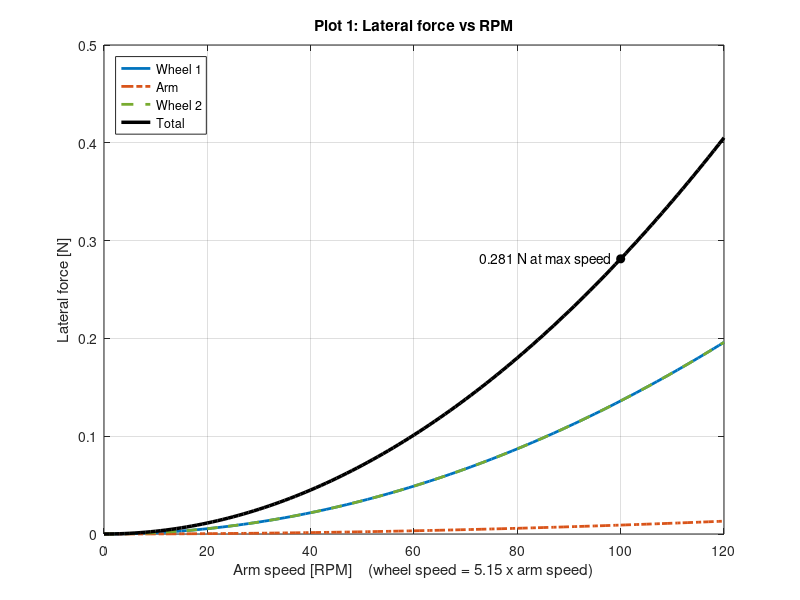
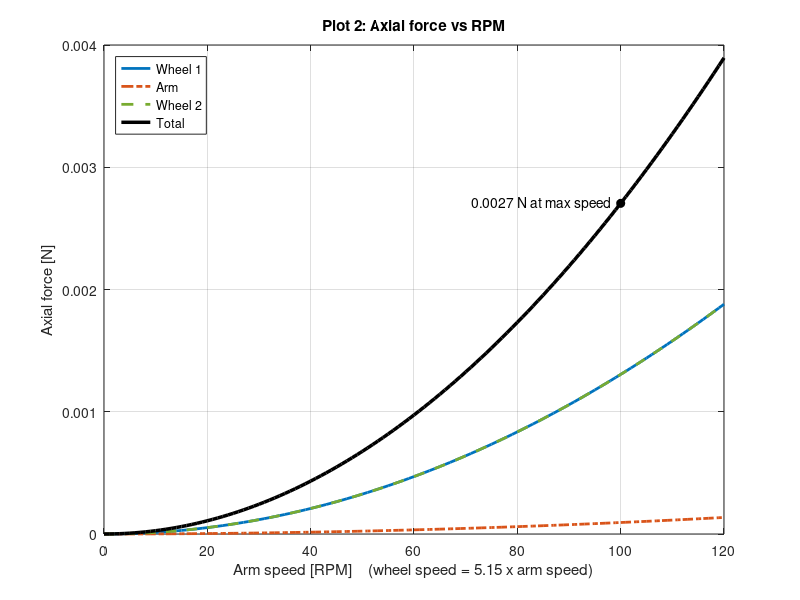

Recreate these plots in MATLAB, in order.
%% ========================================================================
%  INDUCED VIBRATION ANALYSIS
%  Forces and moments induced by two momentum wheels, one rotating arm,
%  and their bearings
%
%  Sources:
%    1. IMBALANCE (each rotor), once per revolution (1x RPM)
%       - Static imbalance  : center of mass is off the spin axis -> lateral force
%                             F = mass x eccentricity x speed^2
%       - Dynamic imbalance : rotor sits slightly tilted          -> moment
%                             M = (Izz - I_perpendicular) x tilt x speed^2
%
%    2. BEARINGS (each rotor's tapered roller bearing pair)
%       Rollers passing over tiny bumps on the rings give small kicks at
%       harmonics of the rotor's RPM (cage, cup pass, cone pass, roller spin).
%       - Harmonic numbers come from the bearing geometry (exact).
%       - Kick strength = bearing_kick_ratio x static imbalance force (estimate).
%       - Tapered rollers push at the cup angle, so every kick also has an
%         axial part: axial = lateral x tan(cup angle).
%
%    3. TWIST (each rotor)
%       Motor reaction torque on the shaft during spin-up / spin-down:
%       Mz = Izz x speed / ramp time
%
%  Directions:
%    lateral = sideways (perpendicular to the shaft)
%    axial   = along the shaft (spin axis)
%
%  How to use:
%    1. Edit SECTION 1 only (your numbers).
%    2. Run the script.
%    3. Your answer is the "YOUR ANSWER" box at the very bottom of the
%       Command Window: Fx, Fy, Fz, Mx, My, Mz for each rotor and the total.
%       Everything above it is supporting detail. The same numbers are
%       saved as final_Fx_N ... final_Mz_Nm in the Workspace.
%  ========================================================================

clear; clc;
fprintf('Calculating...\n');


%% ========================================================================
%  SECTION 1: INPUTS  (this is the only section you need to edit)
%  ========================================================================

% ------------------------------------------------------------------------
% 1A. GENERAL
% ------------------------------------------------------------------------
spin_up_time_s       = 10;     % [s] time to go from 0 to max speed   (for the twist)
spin_down_time_s     = 10;     % [s] time to go from max speed to 0    (for the twist)
reference_position_m = 0;      % [m] point along the shaft where total moments are reported
bearing_kick_ratio   = 0.01;   % [-] each bearing harmonic = this fraction of the static imbalance force (0.01 = 1%)
report_arm_rpm       = [50 200];  % [RPM] extra arm speeds to get results at (wheels follow at the same
                                  %       ratio as the max speeds). Use [] for none.

% ------------------------------------------------------------------------
% 1B. WHEEL 1
% ------------------------------------------------------------------------
wheel1_name               = 'Wheel 1';
wheel1_mass_kg            = 3.0;      % [kg]     rotating mass only
wheel1_eccentricity_um    = 15;       % [um]     center of mass offset from the spin axis
wheel1_Ixx_kgm2           = 0.017;    % [kg*m^2] from CAD, at the center of mass
wheel1_Iyy_kgm2           = 0.017;    % [kg*m^2] from CAD, at the center of mass
wheel1_Izz_kgm2           = 0.034;    % [kg*m^2] from CAD, about the shaft
wheel1_tilt_deg           = 0.04;     % [deg]    how crooked it sits on the shaft
wheel1_max_speed_rpm      = 515;      % [RPM]
wheel1_spin_direction     = -1;       % +1 or -1
wheel1_position_m         = -0.200;   % [m]      center of mass position along the shaft

wheel1_bearing_rollers        = 15;   % [-]   number of rollers      (bearing catalog)
wheel1_bearing_roller_dia_mm  = 7;    % [mm]  mean roller diameter   (bearing catalog)
wheel1_bearing_pitch_dia_mm   = 39;   % [mm]  pitch diameter         (bearing catalog)
wheel1_bearing_cup_angle_deg  = 14;   % [deg] cup (contact) angle    (bearing catalog)

% ------------------------------------------------------------------------
% 1C. ARM
% ------------------------------------------------------------------------
arm_name                  = 'Arm';
arm_mass_kg               = 4.0;      % [kg]     rotating mass only
arm_eccentricity_um       = 20;       % [um]     center of mass offset from the spin axis
arm_Ixx_kgm2              = 0.340;    % [kg*m^2] from CAD, at the center of mass
arm_Iyy_kgm2              = 0.004;    % [kg*m^2] from CAD (about the arm's own length)
arm_Izz_kgm2              = 0.350;    % [kg*m^2] from CAD, about the shaft
arm_tilt_deg              = 0.03;     % [deg]    how crooked it sits on the shaft
arm_max_speed_rpm         = 100;      % [RPM]
arm_spin_direction        = +1;       % +1 or -1
arm_position_m            = 0.000;    % [m]      center of mass position along the shaft

arm_bearing_rollers           = 20;   % [-]   number of rollers      (bearing catalog)
arm_bearing_roller_dia_mm     = 8;    % [mm]  mean roller diameter   (bearing catalog)
arm_bearing_pitch_dia_mm      = 55;   % [mm]  pitch diameter         (bearing catalog)
arm_bearing_cup_angle_deg     = 15;   % [deg] cup (contact) angle    (bearing catalog)

% ------------------------------------------------------------------------
% 1D. WHEEL 2
% ------------------------------------------------------------------------
wheel2_name               = 'Wheel 2';
wheel2_mass_kg            = 3.0;      % [kg]     rotating mass only
wheel2_eccentricity_um    = 15;       % [um]     center of mass offset from the spin axis
wheel2_Ixx_kgm2           = 0.017;    % [kg*m^2] from CAD, at the center of mass
wheel2_Iyy_kgm2           = 0.017;    % [kg*m^2] from CAD, at the center of mass
wheel2_Izz_kgm2           = 0.034;    % [kg*m^2] from CAD, about the shaft
wheel2_tilt_deg           = 0.04;     % [deg]    how crooked it sits on the shaft
wheel2_max_speed_rpm      = 515;      % [RPM]
wheel2_spin_direction     = -1;       % +1 or -1
wheel2_position_m         = 0.200;    % [m]      center of mass position along the shaft

wheel2_bearing_rollers        = 15;   % [-]   number of rollers      (bearing catalog)
wheel2_bearing_roller_dia_mm  = 7;    % [mm]  mean roller diameter   (bearing catalog)
wheel2_bearing_pitch_dia_mm   = 39;   % [mm]  pitch diameter         (bearing catalog)
wheel2_bearing_cup_angle_deg  = 14;   % [deg] cup (contact) angle    (bearing catalog)

% ------------------------------------------------------------------------
% 1E. PLOTS
% ------------------------------------------------------------------------
make_plots  = true;    % true = draw the 2 plots
save_plots  = false;   % true = also save them as PNG files
plot_folder = 'Induced_Vibration_Plots';


%% ========================================================================
%  SECTION 2: PUT THE THREE ROTORS SIDE BY SIDE
%  Every quantity is a row of 3 numbers: [Wheel 1, Arm, Wheel 2]
%  ========================================================================

rotor_names     = {wheel1_name, arm_name, wheel2_name};
number_of_rotors = 3;
arm_index       = 2;

mass_kg          = [wheel1_mass_kg,         arm_mass_kg,         wheel2_mass_kg];
eccentricity_um  = [wheel1_eccentricity_um, arm_eccentricity_um, wheel2_eccentricity_um];
Ixx_kgm2         = [wheel1_Ixx_kgm2,        arm_Ixx_kgm2,        wheel2_Ixx_kgm2];
Iyy_kgm2         = [wheel1_Iyy_kgm2,        arm_Iyy_kgm2,        wheel2_Iyy_kgm2];
Izz_kgm2         = [wheel1_Izz_kgm2,        arm_Izz_kgm2,        wheel2_Izz_kgm2];
tilt_deg         = [wheel1_tilt_deg,        arm_tilt_deg,        wheel2_tilt_deg];
max_speed_rpm    = [wheel1_max_speed_rpm,   arm_max_speed_rpm,   wheel2_max_speed_rpm];
spin_direction   = [wheel1_spin_direction,  arm_spin_direction,  wheel2_spin_direction];
position_m       = [wheel1_position_m,      arm_position_m,      wheel2_position_m];

bearing_rollers       = [wheel1_bearing_rollers,       arm_bearing_rollers,       wheel2_bearing_rollers];
bearing_roller_dia_mm = [wheel1_bearing_roller_dia_mm, arm_bearing_roller_dia_mm, wheel2_bearing_roller_dia_mm];
bearing_pitch_dia_mm  = [wheel1_bearing_pitch_dia_mm,  arm_bearing_pitch_dia_mm,  wheel2_bearing_pitch_dia_mm];
bearing_cup_angle_deg = [wheel1_bearing_cup_angle_deg, arm_bearing_cup_angle_deg, wheel2_bearing_cup_angle_deg];


%% ========================================================================
%  SECTION 3: UNIT CONVERSIONS
%  ========================================================================

speed_rad_s      = max_speed_rpm * 2 * pi / 60;     % [rad/s]
speed_hz         = max_speed_rpm / 60;              % [Hz]  revolutions per second (1x RPM)
eccentricity_m   = eccentricity_um * 1e-6;          % [m]
tilt_rad         = tilt_deg * pi / 180;             % [rad]
lever_arm_m      = abs(position_m - reference_position_m);   % [m] distance to the reference point
ramp_time_s      = max(min(spin_up_time_s, spin_down_time_s), eps);


%% ========================================================================
%  SECTION 4: STATIC AND DYNAMIC IMBALANCE  (1x RPM)
%  ========================================================================

% Static imbalance: center of mass off the spin axis -> lateral force
static_imbalance_force_N = mass_kg .* eccentricity_m .* speed_rad_s .^ 2;

% Dynamic imbalance: rotor tilted on the spin axis -> moment
dynamic_imbalance_moment_Nm = max(abs(Izz_kgm2 - Ixx_kgm2), abs(Izz_kgm2 - Iyy_kgm2)) .* tilt_rad .* speed_rad_s .^ 2;


%% ========================================================================
%  SECTION 5: BEARING HARMONICS
%  ------------------------------------------------------------------------
%  Harmonic number h = number of kicks per revolution of that rotor.
%  Frequency = h x (rotor RPM / 60).
%  Cup (outer ring) rotates with the rotor, cone (inner ring) is on the
%  stationary shaft.
%  ========================================================================

harmonic_names   = {'Cage', 'Cup pass', 'Cone pass', 'Roller spin'};
number_of_harmonics = 4;
bearing_harmonic = zeros(number_of_rotors, number_of_harmonics);   % rows = rotors

for r = 1:number_of_rotors
    g = bearing_roller_dia_mm(r) * cosd(bearing_cup_angle_deg(r)) / bearing_pitch_dia_mm(r);
    bearing_harmonic(r, 1) = (1 + g) / 2;                                                   % cage
    bearing_harmonic(r, 2) = bearing_rollers(r) * (1 - g) / 2;                              % cup pass
    bearing_harmonic(r, 3) = bearing_rollers(r) * (1 + g) / 2;                              % cone pass
    bearing_harmonic(r, 4) = bearing_pitch_dia_mm(r) / (2 * bearing_roller_dia_mm(r)) * (1 - g ^ 2);  % roller spin
end

bearing_frequency_hz  = bearing_harmonic .* (speed_hz');                        % [Hz] rows = rotors
bearing_lateral_each_N = bearing_kick_ratio * static_imbalance_force_N;                           % one harmonic, sideways
bearing_axial_each_N   = bearing_lateral_each_N .* tand(bearing_cup_angle_deg);  % one harmonic, along the shaft
bearing_lateral_N      = number_of_harmonics * bearing_lateral_each_N;          % all 4 harmonics lined up
bearing_axial_N        = number_of_harmonics * bearing_axial_each_N;


%% ========================================================================
%  SECTION 6: TOTALS PER ROTOR AND FOR THE WHOLE SYSTEM  (worst case)
%  ------------------------------------------------------------------------
%  Worst case = every peak lines up at the same moment (safe design value).
%  ========================================================================

rotor_lateral_N = static_imbalance_force_N + bearing_lateral_N;   % lateral force of each rotor
rotor_axial_N   = bearing_axial_N;                             % axial force of each rotor (bearings only)
rotor_moment_Nm = dynamic_imbalance_moment_Nm + lever_arm_m .* rotor_lateral_N;   % dynamic imbalance + force x distance
rotor_twist_Nm  = Izz_kgm2 .* speed_rad_s / ramp_time_s;       % twist during spin-up / spin-down

total_lateral_N = sum(rotor_lateral_N);
total_axial_N   = sum(rotor_axial_N);
total_moment_Nm = sum(rotor_moment_Nm);
net_twist_Nm    = abs(sum(spin_direction .* Izz_kgm2 .* speed_rad_s)) / ramp_time_s;   % wheels cancel the arm


%% ========================================================================
%  SECTION 7: PRINTED RESULTS
%  ========================================================================

line_text = repmat('=', 1, 92);

% ---- Table 1: each rotor at max speed ----
fprintf('\n%s\n DETAIL 1: EACH ROTOR AT MAX SPEED\n%s\n', line_text, line_text);
fprintf('%-34s %14s %14s %14s\n', '', rotor_names{1}, rotor_names{2}, rotor_names{3});
fprintf('%-34s %14.0f %14.0f %14.0f\n', 'Speed [RPM]',                         max_speed_rpm .* spin_direction);
fprintf('%-34s %14.4g %14.4g %14.4g\n', 'Static imbalance force [N]',           static_imbalance_force_N);
fprintf('%-34s %14.4g %14.4g %14.4g\n', 'Bearing lateral force [N]',            bearing_lateral_N);
fprintf('%-34s %14.4g %14.4g %14.4g\n', 'Bearing axial force [N]',              bearing_axial_N);
fprintf('%-34s %14.4g %14.4g %14.4g\n', 'Dynamic imbalance moment [N*m]',       dynamic_imbalance_moment_Nm);
fprintf('%-34s %14.4g %14.4g %14.4g\n', 'Total moment at reference [N*m]',      rotor_moment_Nm);
fprintf('%-34s %14.4g %14.4g %14.4g\n', 'Twist during spin-up/down [N*m]',      rotor_twist_Nm);

% ---- Table 2: every disturbance with its frequency (harmonics of RPM) ----
fprintf('\n%s\n DETAIL 2: EVERY DISTURBANCE AT MAX SPEED  (frequency = harmonic x RPM / 60)\n%s\n', line_text, line_text);
fprintf('%-9s %-24s %10s %12s %14s %14s\n', 'Rotor', 'Source', 'Harmonic', 'Freq [Hz]', 'Lateral [N]', 'Axial [N]');
for r = 1:number_of_rotors
    fprintf('%-9s %-24s %10.3f %12.2f %14.4g %14.4g\n', rotor_names{r}, 'Static imbalance (1x)', 1, speed_hz(r), static_imbalance_force_N(r), 0);
    for k = 1:number_of_harmonics
        fprintf('%-9s %-24s %10.3f %12.2f %14.4g %14.4g\n', rotor_names{r}, ['Bearing ', harmonic_names{k}], ...
            bearing_harmonic(r, k), bearing_frequency_hz(r, k), bearing_lateral_each_N(r), bearing_axial_each_N(r));
    end
end

fprintf('(Details above. YOUR ANSWER is printed at the very bottom.)\n');


%% ========================================================================
%  SECTION 8: PLOTS
%  ------------------------------------------------------------------------
%  Plot 1: lateral force vs RPM      Plot 2: axial force vs RPM
%  Every load grows with speed squared: load(speed) = load(max) x (speed/max)^2
%  The wheels follow the arm, so the x-axis is arm speed.
%  ========================================================================

if make_plots
    speed_fraction = linspace(0, 1.2, 121)';          % 0 to 120% of max speed
    arm_axis_rpm   = speed_fraction * max_speed_rpm(arm_index);
    curve_shape    = speed_fraction .^ 2;
    x_label_text   = sprintf('Arm speed [RPM]    (wheel speed = %.2f x arm speed)', max_speed_rpm(1) / max_speed_rpm(arm_index));

    plot_rotor_values = {rotor_lateral_N, rotor_axial_N};
    plot_total_values = [total_lateral_N, total_axial_N];
    plot_titles       = {'Plot 1: Lateral force vs RPM', 'Plot 2: Axial force vs RPM'};
    plot_ylabels      = {'Lateral force [N]', 'Axial force [N]'};
    plot_files        = {'Plot_1_Lateral_Force_vs_RPM.png', 'Plot_2_Axial_Force_vs_RPM.png'};
    rotor_colors      = [0.00 0.45 0.74; 0.85 0.33 0.10; 0.47 0.67 0.19];
    rotor_lines       = {'-', '-.', '--'};

    for n = 1:2
        fprintf('Drawing plot %d...\n', n);
        try
            figure(n);
            clf;
            try
                set(gcf, 'Renderer', 'painters');
            catch
            end
            hold on;
            grid on;
            box on;
            rotor_values = plot_rotor_values{n};
            for r = 1:number_of_rotors
                plot(arm_axis_rpm, rotor_values(r) * curve_shape, rotor_lines{r}, ...
                     'Color', rotor_colors(r, :), 'LineWidth', 2);
            end
            plot(arm_axis_rpm, plot_total_values(n) * curve_shape, 'k-', 'LineWidth', 2.5);
            plot(max_speed_rpm(arm_index), plot_total_values(n), 'ko', 'MarkerFaceColor', 'k');
            text(max_speed_rpm(arm_index), plot_total_values(n), sprintf('%.3g N at max speed   ', plot_total_values(n)), ...
                 'HorizontalAlignment', 'right');
            xlabel(x_label_text);
            ylabel(plot_ylabels{n});
            title(plot_titles{n});
            legend([rotor_names, {'Total'}], 'Location', 'northwest');
            hold off;
            fprintf('Plot %d done.\n', n);

            if save_plots
                if ~exist(plot_folder, 'dir')
                    mkdir(plot_folder);
                end
                saveas(gcf, fullfile(plot_folder, plot_files{n}));
                fprintf('Saved: %s\n', fullfile(pwd, plot_folder, plot_files{n}));
            end
        catch
            fprintf('PLOT %d PROBLEM: %s\n', n, lasterr);
        end
    end
end


%% ========================================================================
%  SECTION 9: YOUR ANSWER  -  Fx, Fy, Fz, Mx, My, Mz
%  ------------------------------------------------------------------------
%  Axes:  z = along the shaft (spin axis),  x and y = sideways.
%
%  Fx, Fy : the lateral force ROTATES with each rotor, so it shows up in x
%           and y as two sine waves with the SAME peak, a quarter turn apart.
%           -> peak Fx = peak Fy = lateral force
%  Fz     : axial force along the shaft (bearing harmonics)
%  Mx, My : the tipping moment also rotates -> peak Mx = peak My = moment
%           (dynamic imbalance + lateral force x distance to the reference)
%  Mz     : twist about the shaft (only during spin-up / spin-down)
%
%  All values are PEAK amplitudes, worst case, at max speed.
%  Printed last so it is at the bottom of the Command Window, and saved
%  as final_ variables in the Workspace.
%  ========================================================================

final_Fx_N  = [rotor_lateral_N, total_lateral_N];      % [Wheel 1, Arm, Wheel 2, TOTAL]
final_Fy_N  = [rotor_lateral_N, total_lateral_N];
final_Fz_N  = [rotor_axial_N,   total_axial_N];
final_Mx_Nm = [rotor_moment_Nm, total_moment_Nm];
final_My_Nm = [rotor_moment_Nm, total_moment_Nm];
final_Mz_Nm = [rotor_twist_Nm,  net_twist_Nm];         % total Mz = net (wheels cancel the arm)

answer_rows   = {final_Fx_N, final_Fy_N, final_Fz_N, final_Mx_Nm, final_My_Nm, final_Mz_Nm};
answer_labels = {'Fx  [N]   (sideways)', 'Fy  [N]   (sideways)', 'Fz  [N]   (along shaft)', ...
                 'Mx  [N*m] (tipping)',  'My  [N*m] (tipping)',  'Mz  [N*m] (twist, ramps)'};

box_line = repmat('#', 1, 86);
fprintf('\n\n%s\n', box_line);
fprintf('#%84s#\n', '');
fprintf('#%-84s#\n', '   YOUR ANSWER: induced forces and moments  (peak, worst case, at max speed)');
fprintf('#%84s#\n', '');
fprintf('%s\n', box_line);
fprintf('   Speeds: %s %.0f RPM | %s %.0f RPM | %s %.0f RPM      z = along the shaft\n\n', ...
    rotor_names{1}, max_speed_rpm(1), rotor_names{2}, max_speed_rpm(2), rotor_names{3}, max_speed_rpm(3));
fprintf('   %-26s %12s %12s %12s %14s\n', '', rotor_names{1}, rotor_names{2}, rotor_names{3}, 'TOTAL');
for k = 1:6
    row = answer_rows{k};
    fprintf('   %-26s %12.4g %12.4g %12.4g %14.4g\n', answer_labels{k}, row);
end
fprintf('\n   Fx = Fy and Mx = My because the loads rotate: same peak, a quarter turn apart.\n');
fprintf('   Fz comes only from the bearings. Mz only acts during spin-up / spin-down;\n');
fprintf('   its TOTAL is small because the wheels cancel the arm.\n');

fprintf('\n   WHERE IT COMES FROM (TOTAL)\n');
fprintf('        static imbalance   -> Fx, Fy   %12.4g  N\n',   sum(static_imbalance_force_N));
fprintf('        bearing harmonics  -> Fx, Fy   %12.4g  N\n',   sum(bearing_lateral_N));
fprintf('        bearing harmonics  -> Fz       %12.4g  N\n',   sum(bearing_axial_N));
fprintf('        dynamic imbalance  -> Mx, My   %12.4g  N*m\n', sum(dynamic_imbalance_moment_Nm));
fprintf('        force x distance   -> Mx, My   %12.4g  N*m\n', sum(lever_arm_m .* rotor_lateral_N));

if ~isempty(report_arm_rpm)
    fprintf('\n   AT OTHER SPEEDS  (TOTAL, wheels follow the arm; every value grows with speed squared)\n');
    fprintf('   %10s %12s %14s %14s %16s\n', 'Arm RPM', 'Wheel RPM', 'Fx = Fy [N]', 'Fz [N]', 'Mx = My [N*m]');
    for i = 1:numel(report_arm_rpm)
        speed_ratio = report_arm_rpm(i) / max_speed_rpm(arm_index);
        fprintf('   %10.1f %12.1f %14.4g %14.4g %16.4g\n', report_arm_rpm(i), max_speed_rpm(1) * speed_ratio, ...
            total_lateral_N * speed_ratio ^ 2, total_axial_N * speed_ratio ^ 2, total_moment_Nm * speed_ratio ^ 2);
    end
end
fprintf('\n%s\n', box_line);
